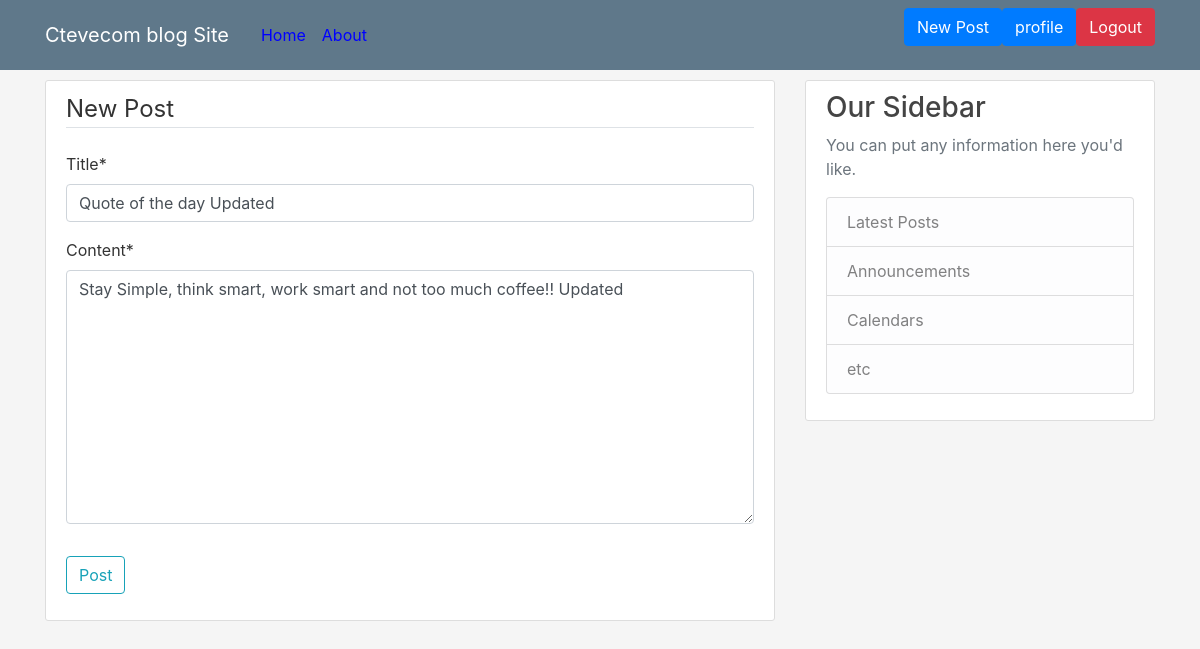
/blog/post/5/update/ (signed in), run on the app's committed database.
### blog/models.py (models this page shows, shortened)
class Post(models.Model):
    title = models.CharField(max_length=100)
    content = models.TextField()
    date_posted = models.DateTimeField(default=timezone.now)
    author = models.ForeignKey(User, on_delete=models.CASCADE)

### blog/views.py (the view, shortened to what this page needs)
# urls.py: path('post/<int:pk>/update/', PostUpdateView.as_view(), name='post-update'),
class PostUpdateView(LoginRequiredMixin, UserPassesTestMixin, UpdateView):
    model = Post
    fields = ['title', 'content']
    def test_func(self):
        post = self.get_object()
        if self.request.user == post.author:
            return True
        return False

### blog/templates/blog/post_form.html (shortened to what this page needs)
{% extends "blog/base.html" %}
{% load crispy_forms_tags %}
{% block content %}
<div class="content-section">
    <form method="POST">
        <fieldset class="form-group">
            <legend class="border-bottom mb-4">New Post</legend>
            {{ form|crispy }}
        </fieldset>
        <div class="form-group">
            <button class="btn btn-outline-info" type="submit">Post</button>
        </div>
    </form>
</div>
{% endblock content %}

### blog/static/blog/main.css (style rules this page uses)
body { background: whitesmoke; color: #333333; margin-top: 5rem; }
.content-section { background: #ffffff; padding: 10px 20px; border: 1px solid #dddddd; border-radius: 3px; margin-bottom: 20px; }

### data on the page
Post: title "Quote of the day Updated", content "Stay Simple, think smart, work smart and not too much coffee!! Updated"
